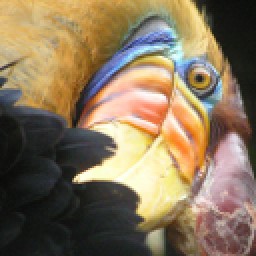
#> input picture Andrew-Ng ML exercise/exercise7/bird_small.png, 128 x 128 px (shown 2 times larger)
$ python ex2.py
#> lines starting #> are read from the running program, lines starting #| are printed output that depends on the picture
from signal import pause
from skimage import io
import numpy as np
import matplotlib.pyplot as plt


def initCentroids(X, K):
    m, n = X.shape
    idx = np.random.choice(m, K)
    centroids = X[idx]
    return np.array(centroids)


def findClosestCentroids(X, centroids):
    """
    output a one-dimensional array idx that holds the
    index of the closest centroid to every training example.
    """
    idx = []
    max_dist = 1000000
    for i in range(len(X)):
        minus = X[i] - centroids  # here use numpy's broadcasting
        dist = minus[:, 0]**2 + minus[:, 1]**2
        if dist.min() < max_dist:
            ci = np.argmin(dist)
            idx.append(ci)
    return np.array(idx)


def computeCentroids(X, idx):
    centroids = []
    for i in range(len(np.unique(idx))):
        u_k = X[idx == i].mean(axis=0)
        centroids.append(u_k)
    return np.array(centroids)


def runKmeans(X, centroids, max_iters):
    K = len(centroids)
    centroids_all = []
    centroids_all.append(centroids)
    centroids_i = centroids
    for i in range(max_iters):
        idx = findClosestCentroids(X, centroids_i)
        centroids_i = computeCentroids(X, idx)
        centroids_all.append(centroids_i)

    return idx, centroids_all


A = io.imread('bird_small.png')
#> A is the input picture: shape (128, 128, 3); mean R, G, B 135.4, 117.4, 91.3
# print(A.shape)
# plt.imshow(A)
# plt.show()
A = A/255
X = A.reshape(-1, 3)
K = 16
centroids = initCentroids(X, K)
#> in initCentroids, `centroids = X[idx]`: centroids = 16 rows, first 8: [0.682, 0.482, 0.204], [0.984, 0.992, 0.796], [0.839, 0.788, 0.824], [0.525, 0.6, 0.875], [0.286, 0.259, 0.216], [0.098, 0.106, 0.0745], [0.212, 0.224, 0.208], [0.565, 0.408, 0.388]
idx, centroids_all = runKmeans(X, centroids, 10)
#> in runKmeans, `K = len(centroids)`: K = 16
#> in runKmeans, `centroids_i = centroids`: centroids_i has the same summary as centroids in initCentroids
#> after the loop in runKmeans, `for i in range(max_iters):`: centroids_all = 11 items
#> idx = 16384 values, max 15 at index 2615, min 0 at index 48, mean 6.68; centroids_all = 11 items
img = np.zeros(X.shape)
centroids = centroids_all[-1]
#> centroids = 16 rows, first 8: [0.742, 0.613, 0.418], [0.977, 0.949, 0.762], [0.833, 0.724, 0.533], [0.56, 0.641, 0.679], [0.374, 0.392, 0.423], [0.12, 0.13, 0.122], [0.292, 0.268, 0.27], [0.521, 0.426, 0.336]
for i in range(len(centroids)):
    img[idx == i] = centroids[i]
#> this loop made 16 passes
img = img.reshape(128, 128, 3)
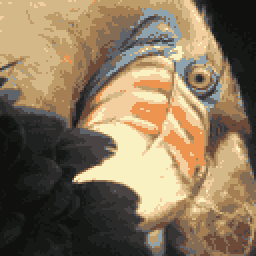
#> img: shape (128, 128, 3) float64 (shown 2 times larger); mean of channels 0, 1, 2 0.531, 0.46, 0.358; drawn as R, G, B
fig, axes = plt.subplots(1, 2, figsize=(12, 6))
axes[0].imshow(A)
axes[1].imshow(img)
plt.show()
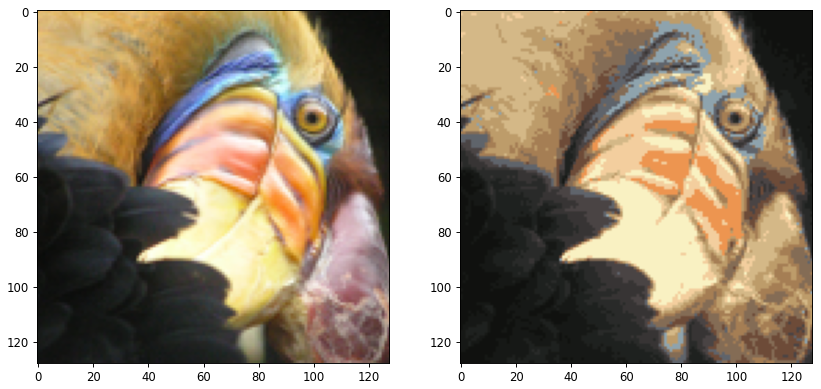
#> figure drawn by matplotlib, 2 panels
